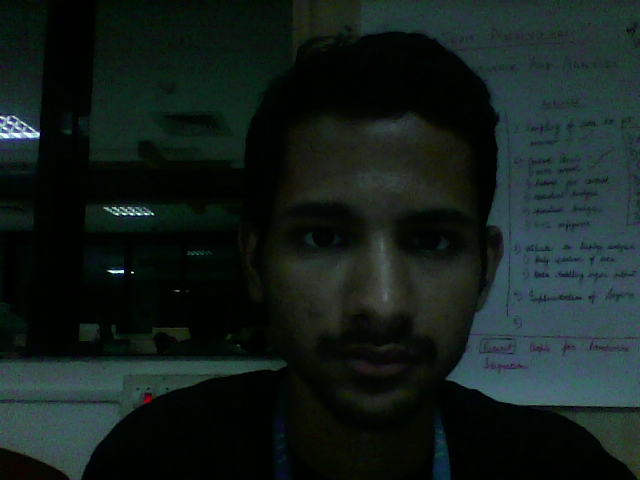
#> input picture test.jpg, 640 x 480 px, found by its file name
$ python learn.py
#> lines starting #> are read from the running program, lines starting #| are printed output that depends on the picture; after the words box and inside, x2 and y2 are one past the last pixel; in counts of white or black regions, pixels touching at a corner belong together
#learn
import numpy as np
import cv2

face_cascade = cv2.CascadeClassifier('haarcascade_frontalface_default.xml')
eye_cascade = cv2.CascadeClassifier('haarcascade_eye.xml')
img = cv2.imread('/home/hemant/Github/Moody/test.jpg')
#> img is the input picture: shape (480, 640, 3); mean B, G, R 28.4, 31.3, 20
img2 = img
gray = cv2.cvtColor(img, cv2.COLOR_BGR2GRAY)
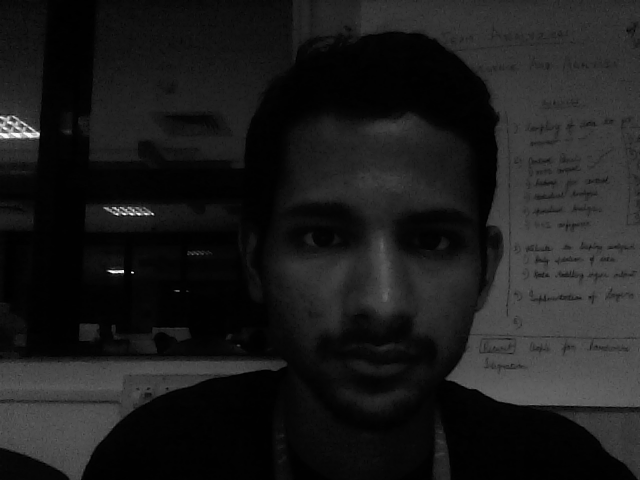
#> gray: shape (480, 640); min 0, max 251, mean 27.6
faces = face_cascade.detectMultiScale(gray, 1.3, 5)
#> faces = [[233, 132, 285, 285]]
for (x,y,w,h) in faces:
    img = cv2.rectangle(img,(x,y),(x+w,y+h),(255,0,0),2)
    roi_gray = gray[y:y+h, x:x+w]
    roi_color = img2[y:y+h, x:x+w]
    eyes = eye_cascade.detectMultiScale(roi_gray)
    for (ex,ey,ew,eh) in eyes:
        cv2.rectangle(roi_color,(ex,ey),(ex+ew,ey+eh),(0,255,0),2)
#> this loop made 1 pass
#> (x, y, w, h, eyes) on pass 1: (233, 132, 285, 285, [[55, 80, 54, 54], [163, 75, 67, 67]])
#> pass 1, `img = cv2.rectangle(img,(x,y),(x+w,y+h),(255,0,0),2)`:
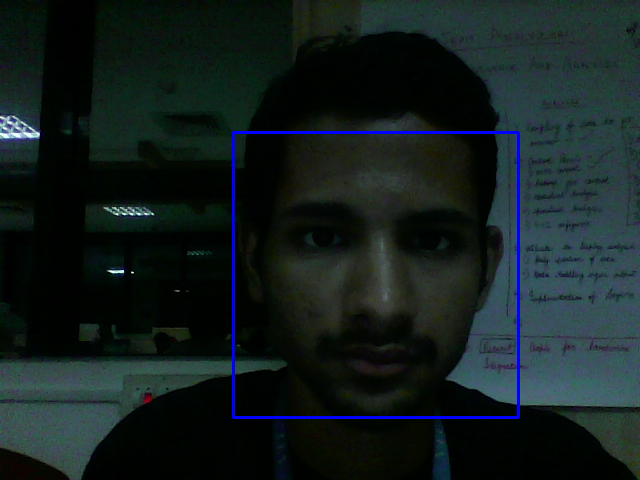
#> img: shape (480, 640, 3); 1.11% of pixels changed, all inside (x1, y1, x2, y2) = (232, 131, 520, 419)
#> pass 1, `roi_gray = gray[y:y+h, x:x+w]`:
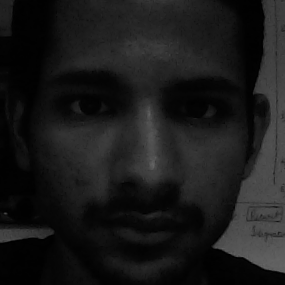
#> roi_gray: shape (285, 285); min 0, max 103, mean 25.9
#> pass 1, `roi_color = img2[y:y+h, x:x+w]`:
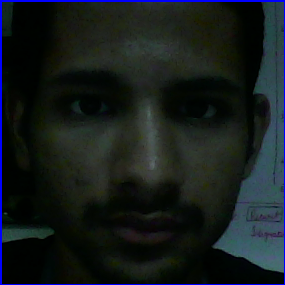
#> roi_color: shape (285, 285, 3); mean B, G, R 28.6, 28, 21.2
#> after the loop:
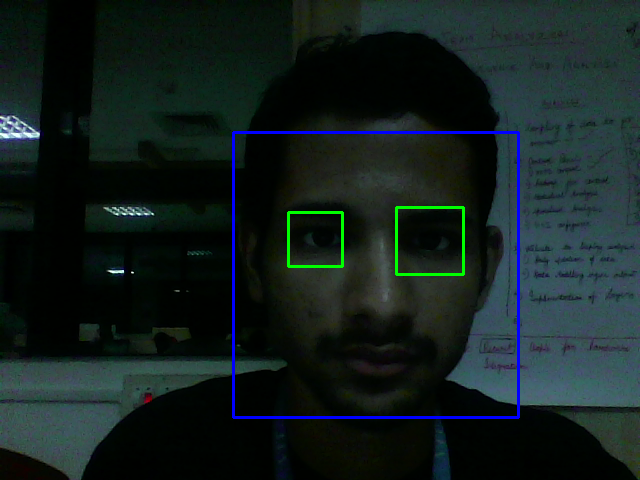
#> img: shape (480, 640, 3); 0.47% of pixels changed, all inside (x1, y1, x2, y2) = (287, 206, 465, 276)
#> after the loop:
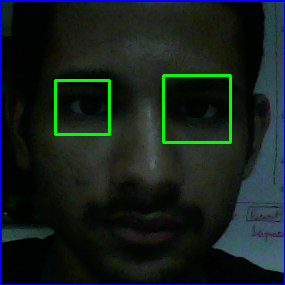
#> roi_color: shape (285, 285, 3); 1.78% of pixels changed, all inside (x1, y1, x2, y2) = (54, 74, 232, 144)
cv2.imshow('img',img2)
cv2.waitKey(0)
cv2.destroyAllWindows()
